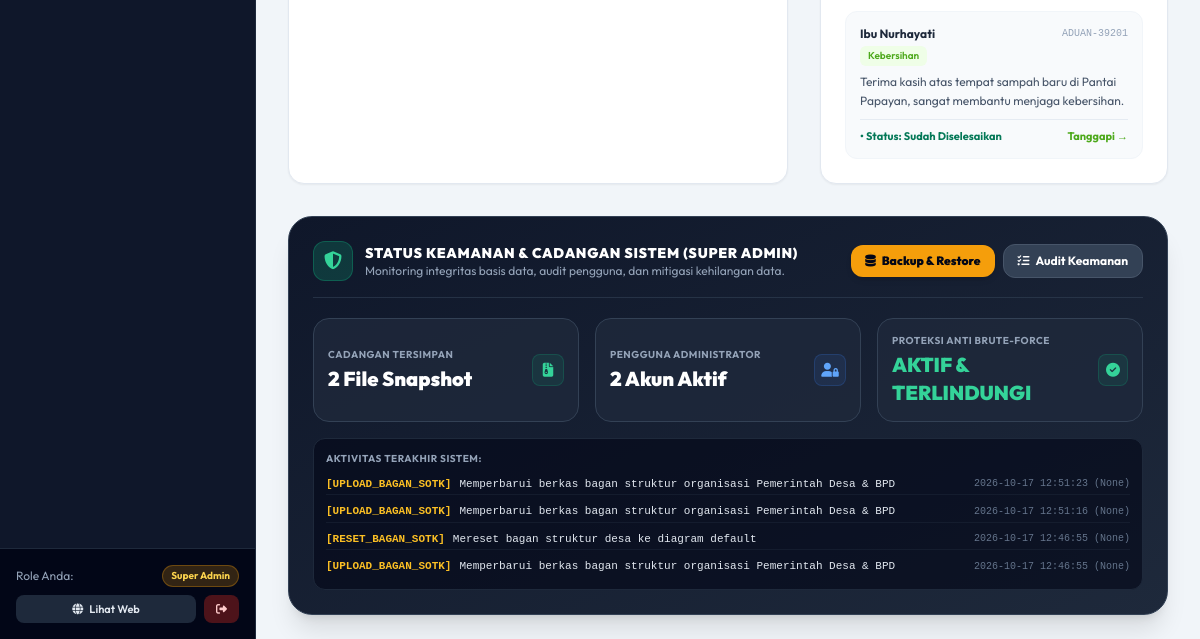
Page /admin (signed in, lower part) on the earlier database version.
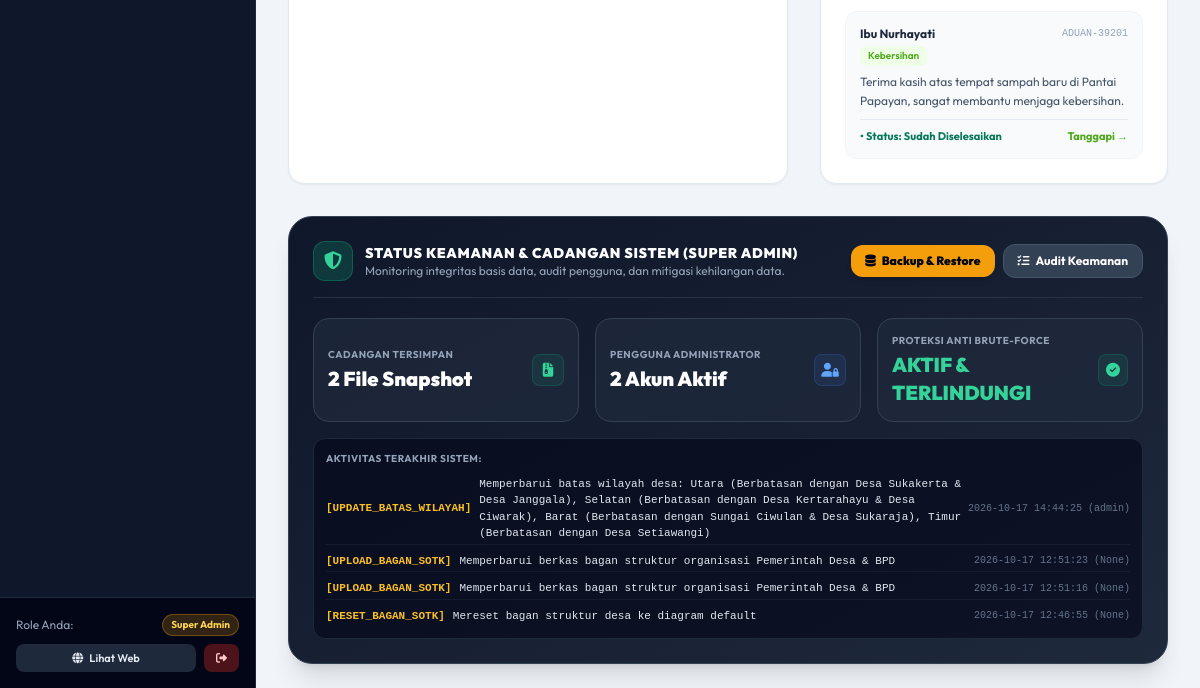
Same page on the later database version.
### tables this page shows
CREATE TABLE pengaduan (
        id INTEGER PRIMARY KEY AUTOINCREMENT,
        no_tiket TEXT UNIQUE NOT NULL,
        nama TEXT NOT NULL,
        kontak TEXT NOT NULL,
        kategori TEXT NOT NULL,
        pesan TEXT NOT NULL,
        status TEXT DEFAULT 'Menunggu',
        tanggapan_admin TEXT,
        created_at TIMESTAMP DEFAULT CURRENT_TIMESTAMP
    , lampiran TEXT, uraian_tindak_lanjut TEXT);

CREATE TABLE activity_logs (
        id INTEGER PRIMARY KEY AUTOINCREMENT,
        user_id INTEGER,
        username TEXT,
        action TEXT NOT NULL,
        details TEXT,
        ip_address TEXT,
        user_agent TEXT,
        created_at TIMESTAMP DEFAULT CURRENT_TIMESTAMP
    );

### app.py (the view)
@app.route('/admin')
@login_required
def admin_dashboard():
    conn = get_db()
    cursor = conn.cursor()
    cursor.execute("SELECT COUNT(*) FROM layanan_surat")
    total_surat = cursor.fetchone()[0] or 0
    cursor.execute("SELECT COUNT(*) FROM layanan_surat WHERE status = 'Menunggu'")
    surat_pending = cursor.fetchone()[0] or 0
    cursor.execute("SELECT COUNT(*) FROM layanan_surat WHERE status = 'Diproses'")
    surat_proses = cursor.fetchone()[0] or 0
    cursor.execute("SELECT COUNT(*) FROM layanan_surat WHERE status = 'Selesai'")
    surat_selesai = cursor.fetchone()[0] or 0
    cursor.execute("SELECT COUNT(*) FROM pengaduan")
    total_aduan = cursor.fetchone()[0] or 0
    cursor.execute("SELECT COUNT(*) FROM pengaduan WHERE status = 'Belum Ditanggapi' OR status = 'Menunggu'")
    aduan_pending = cursor.fetchone()[0] or 0
    cursor.execute("SELECT COUNT(*) FROM pengaduan WHERE status = 'Perlu Perlakuan Khusus'")
    aduan_khusus = cursor.fetchone()[0] or 0
    cursor.execute("SELECT COUNT(*) FROM pengaduan WHERE status = 'Sudah Diselesaikan' OR status = 'Selesai'")
    aduan_selesai = cursor.fetchone()[0] or 0
    cursor.execute("SELECT COUNT(*) FROM berita")
    total_berita = cursor.fetchone()[0] or 0
    cursor.execute("SELECT COUNT(*) FROM umkm")
    total_umkm = cursor.fetchone()[0] or 0
    cursor.execute("SELECT COUNT(*) FROM wisata")
    total_wisata = cursor.fetchone()[0] or 0
    cursor.execute("SELECT COUNT(*) FROM buku_publikasi")
    total_publikasi = cursor.fetchone()[0] or 0
    cursor.execute("SELECT COUNT(*) FROM perangkat_desa")
    total_perangkat = cursor.fetchone()[0] or 0
    cursor.execute("SELECT * FROM statistik WHERE total_penduduk > 0 ORDER BY tahun DESC LIMIT 1")
    stat_row = cursor.fetchone()
    if not stat_row:
        cursor.execute("SELECT * FROM statistik ORDER BY tahun DESC LIMIT 1")
        stat_row = cursor.fetchone()
    stat_penduduk = dict(stat_row or {})
    cursor.execute("SELECT COUNT(*) FROM statistik_sls WHERE tahun = ?", (stat_penduduk.get('tahun', 2026),))
    total_sls = cursor.fetchone()[0] or 26
    tahun_stat = stat_penduduk.get('tahun', 2026)
    cursor.execute("SELECT SUM(anak_stunting), SUM(jumlah_anak_balita) FROM statistik_stunting WHERE tahun = ?", (tahun_stat,))
    stunt_res = cursor.fetchone()
    total_stunting = (stunt_res[0] if stunt_res and stunt_res[0] is not None else 0)
    total_balita = (stunt_res[1] if stunt_res and stunt_res[1] is not None else 0)
    cursor.execute("SELECT SUM(anak_gizi_buruk) FROM statistik_gizi_buruk WHERE tahun = ?", (tahun_stat,))
    gizi_res = cursor.fetchone()
    total_gizi_buruk = (gizi_res[0] if gizi_res and gizi_res[0] is not None else 0)
    cursor.execute("SELECT SUM(anak_yatim), SUM(anak_piatu), SUM(yatim_piatu) FROM statistik_anak WHERE tahun = ?", (tahun_stat,))
    anak_res = cursor.fetchone()
    anak_yatim = (anak_res[0] if anak_res and anak_res[0] is not None else 0)
    anak_piatu = (anak_res[1] if anak_res and anak_res[1] is not None else 0)
    anak_yp = (anak_res[2] if anak_res and anak_res[2] is not None else 0)
    total_yatim_semua = anak_yatim + anak_piatu + anak_yp
    cursor.execute("SELECT * FROM apbdes WHERE id = 1")
    apbdes_row = cursor.fetchone()
    apbdes_data = dict(apbdes_row or {})
    cursor.execute("SELECT * FROM layanan_surat ORDER BY id DESC LIMIT 5")
    recent_surat = [dict(row) for row in cursor.fetchall()]
    cursor.execute("SELECT * FROM pengaduan ORDER BY id DESC LIMIT 5")
    recent_aduan = [dict(row) for row in cursor.fetchall()]
    cursor.execute("SELECT * FROM activity_logs ORDER BY id DESC LIMIT 4")
    recent_logs = [dict(r) for r in cursor.fetchall()]
    cursor.execute("SELECT COUNT(*) FROM users")
    total_users = cursor.fetchone()[0] or 0
    conn.close()
    backup_dir = os.path.join(os.path.dirname(__file__), 'backups')
    total_backups = len([f for f in os.listdir(backup_dir) if os.path.isfile(os.path.join(backup_dir, f))]) if os.path.exists(backup_dir) else 0
    metrics = {
        'total_surat': total_surat,
        'surat_pending': surat_pending,
        'surat_proses': surat_proses,
        'surat_selesai': surat_selesai,
        'total_aduan': total_aduan,
        'aduan_pending': aduan_pending,
        'aduan_khusus': aduan_khusus,
        'aduan_selesai': aduan_selesai,
        'total_berita': total_berita,
        'total_umkm': total_umkm,
        'total_wisata': total_wisata,
        'total_publikasi': total_publikasi,
        'total_perangkat': total_perangkat,
        'stat_penduduk': stat_penduduk,
        'total_sls': total_sls,
        'total_stunting': total_stunting,
        'total_balita': total_balita,
        'total_gizi_buruk': total_gizi_buruk,
        'total_yatim_semua': total_yatim_semua,
        'anak_yatim': anak_yatim,
        'anak_piatu': anak_piatu,
        'anak_yp': anak_yp,
        'apbdes_data': apbdes_data,
        'total_users': total_users,
        'total_backups': total_backups
    }
    return render_template(
        'admin/dashboard.html',
        metrics=metrics,
        recent_surat=recent_surat,
        recent_aduan=recent_aduan,
        recent_logs=recent_logs
    )

### app.py (called while the page is built)
@app.after_request
def apply_security_headers(response):
    response.headers['X-Content-Type-Options'] = 'nosniff'
    response.headers['X-Frame-Options'] = 'SAMEORIGIN'
    response.headers['X-XSS-Protection'] = '1; mode=block'
    response.headers['Referrer-Policy'] = 'strict-origin-when-cross-origin'
    response.headers['Permissions-Policy'] = 'geolocation=(self)'
    return response

@app.context_processor
def inject_global_data():
    data = {
        'is_superadmin': session.get('role') == 'superadmin',
        'current_role': session.get('role', 'tamu'),
        'current_nama': session.get('nama', 'Pengguna')
    }
    try:
        conn = get_db()
        cursor = conn.cursor()
        cursor.execute("SELECT * FROM profil_desa WHERE id = 1")
        row = cursor.fetchone()
        data['profil_global'] = dict(row or {})
        cursor.execute("SELECT * FROM running_texts WHERE is_active = 1 ORDER BY urutan ASC, id ASC")
        data['running_texts_global'] = [dict(r) for r in cursor.fetchall()]
        conn.close()
    except Exception:
        data['profil_global'] = {}
        data['running_texts_global'] = []
    return data

def login_required(f):
    @wraps(f)
    def decorated_function(*args, **kwargs):
        if 'user_id' not in session:
            flash('Silakan login terlebih dahulu untuk mengakses panel admin.', 'warning')
            return redirect(url_for('admin_login'))
        return f(*args, **kwargs)
    return decorated_function

### database.py (called while the page is built)
def get_db():
    conn = sqlite3.connect(DB_PATH)
    conn.row_factory = sqlite3.Row
    return conn

### templates/admin/dashboard.html (shortened to what this page needs)
{% extends "base_admin.html" %}
{% block content %}
<div class="space-y-8">
          {% set selisih = (metrics.apbdes_data.pendapatan_total or 0) - (metrics.apbdes_data.belanja_total or 0) %}
  <div class="grid grid-cols-1 lg:grid-cols-12 gap-8">
    <div class="lg:col-span-7 bg-white rounded-2xl border border-slate-200 p-6 shadow-sm">
    </div>
    <div class="lg:col-span-5 bg-white rounded-2xl border border-slate-200 p-6 shadow-sm">
      <div class="space-y-3">
        {% for a in recent_aduan %}
        <div class="p-3.5 rounded-xl bg-slate-50 border border-slate-100 text-xs hover:border-purple-200 transition">
          <div class="flex items-center justify-between mb-1">
            <span class="font-bold text-slate-800">{{ a.nama }}</span>
            <span class="text-[10px] font-mono text-slate-400">{{ a.no_tiket }}</span>
          </div>
          <span class="inline-block text-[10px] font-semibold text-brand-700 bg-brand-50 px-2 py-0.5 rounded-md mb-1.5">{{ a.kategori }}</span>
          <p class="text-slate-600 line-clamp-2 leading-relaxed">{{ a.pesan }}</p>
          <div class="mt-2 pt-2 border-t border-slate-200/80 flex items-center justify-between text-[11px]">
            <span class="font-bold {% if a.status == 'Sudah Diselesaikan' or a.status == 'Selesai' %}text-emerald-700{% elif a.status == 'Perlu Perlakuan Khusus' %}text-amber-700{% else %}text-rose-700{% endif %}">
              • Status: {{ a.status }}
            </span>
            <a href="{{ url_for('admin_pengaduan') }}" class="text-brand-700 font-bold hover:underline">Tanggapi &rarr;</a>
          </div>
        </div>
        {% else %}
        <p class="text-xs text-slate-400 text-center py-8">Belum ada aspirasi atau pengaduan warga.</p>
        {% endfor %}
      </div>
    </div>
  </div>
  {% if session.get('role') == 'superadmin' %}
  <div class="bg-gradient-to-br from-slate-900 to-slate-800 rounded-3xl p-6 text-white shadow-xl border border-slate-700">
    <div class="flex flex-col sm:flex-row sm:items-center justify-between gap-4 pb-4 border-b border-slate-700/60 mb-5">
      <div class="flex items-center gap-3">
        <span class="w-10 h-10 rounded-xl bg-emerald-500/20 text-emerald-400 flex items-center justify-center text-lg border border-emerald-500/30">
          <i class="fa-solid fa-shield-halved"></i>
        </span>
        <div>
          <h3 class="text-sm font-black text-white uppercase tracking-wider">Status Keamanan & Cadangan Sistem (Super Admin)</h3>
          <p class="text-xs text-slate-400">Monitoring integritas basis data, audit pengguna, dan mitigasi kehilangan data.</p>
        </div>
      </div>
      <div class="flex items-center gap-2">
        <a href="{{ url_for('admin_backup') }}" class="px-3.5 py-2 rounded-xl bg-amber-500 hover:bg-amber-600 text-slate-950 font-black text-xs transition flex items-center gap-1.5 shadow-md">
          <i class="fa-solid fa-database"></i> Backup & Restore
        </a>
        <a href="{{ url_for('admin_keamanan') }}" class="px-3.5 py-2 rounded-xl bg-slate-700 hover:bg-slate-600 text-white font-bold text-xs transition flex items-center gap-1.5 border border-slate-600">
          <i class="fa-solid fa-list-check"></i> Audit Keamanan
        </a>
      </div>
    </div>
    <div class="grid grid-cols-1 md:grid-cols-3 gap-4 mb-4 text-xs">
      <div class="p-3.5 rounded-2xl bg-slate-800/80 border border-slate-700 flex items-center justify-between">
        <div>
          <span class="text-slate-400 text-[10px] uppercase font-bold tracking-wider block">Cadangan Tersimpan</span>
          <span class="text-xl font-black text-white block mt-0.5">{{ metrics.total_backups }} File Snapshot</span>
        </div>
        <span class="w-8 h-8 rounded-lg bg-emerald-500/10 text-emerald-400 flex items-center justify-center text-sm border border-emerald-500/20">
          <i class="fa-solid fa-file-zipper"></i>
        </span>
      </div>
      <div class="p-3.5 rounded-2xl bg-slate-800/80 border border-slate-700 flex items-center justify-between">
        <div>
          <span class="text-slate-400 text-[10px] uppercase font-bold tracking-wider block">Pengguna Administrator</span>
          <span class="text-xl font-black text-white block mt-0.5">{{ metrics.total_users }} Akun Aktif</span>
        </div>
        <span class="w-8 h-8 rounded-lg bg-blue-500/10 text-blue-400 flex items-center justify-center text-sm border border-blue-500/20">
          <i class="fa-solid fa-user-lock"></i>
        </span>
      </div>
      <div class="p-3.5 rounded-2xl bg-slate-800/80 border border-slate-700 flex items-center justify-between">
        <div>
          <span class="text-slate-400 text-[10px] uppercase font-bold tracking-wider block">Proteksi Anti Brute-Force</span>
          <span class="text-xl font-black text-emerald-400 block mt-0.5">AKTIF & TERLINDUNGI</span>
        </div>
        <span class="w-8 h-8 rounded-lg bg-emerald-500/10 text-emerald-400 flex items-center justify-center text-sm border border-emerald-500/20">
          <i class="fa-solid fa-circle-check"></i>
        </span>
      </div>
    </div>
    {% if recent_logs %}
    <div class="rounded-xl bg-slate-950/60 p-3 border border-slate-800">
      <span class="text-[10px] uppercase tracking-wider font-bold text-slate-400 block mb-2">Aktivitas Terakhir Sistem:</span>
      <div class="space-y-1.5 text-[11px] font-mono">
        {% for log in recent_logs %}
        <div class="flex items-center justify-between text-slate-300 py-0.5 border-b border-slate-800/50 last:border-none">
          <span class="flex items-center gap-2">
            <span class="text-amber-400 font-bold">[{{ log.action }}]</span>
            <span class="text-slate-200">{{ log.details or '-' }}</span>
          </span>
          <span class="text-slate-500 text-[10px] whitespace-nowrap">{{ log.created_at }} ({{ log.username }})</span>
        </div>
        {% endfor %}
      </div>
    </div>
    {% endif %}
  </div>
  {% endif %}
</div>
{% endblock %}

### templates/base_admin.html (shortened to what this page needs)
<!DOCTYPE html>
<html lang="id">
<head>
  <link rel="stylesheet" href="https://cdnjs.cloudflare.com/ajax/libs/font-awesome/6.5.1/css/all.min.css" />
  <script src="https://cdn.tailwindcss.com"></script>
</head>
<body class="bg-slate-100 text-slate-800 antialiased flex h-screen overflow-hidden">
  <aside class="w-64 bg-slate-900 text-slate-300 flex flex-col flex-shrink-0 border-r border-slate-800 transition-all duration-300">
    <nav class="flex-1 overflow-y-auto px-4 py-5 space-y-1 text-xs font-semibold">
    </nav>
    <div class="p-4 bg-slate-950 border-t border-slate-800 text-xs">
      <div class="flex items-center justify-between mb-2">
        <span class="text-slate-400">Role Anda:</span>
        {% if session.get('role') == 'superadmin' %}
          <span class="px-2 py-0.5 rounded-full bg-amber-500/20 text-amber-300 font-bold text-[10px] border border-amber-500/30">Super Admin</span>
        {% else %}
          <span class="px-2 py-0.5 rounded-full bg-blue-500/20 text-blue-300 font-bold text-[10px] border border-blue-500/30">Admin Operator</span>
        {% endif %}
      </div>
      <div class="flex items-center gap-2">
        <a href="{{ url_for('index') }}" target="_blank" class="flex-1 text-center py-1.5 rounded-lg bg-slate-800 hover:bg-slate-700 text-slate-200 font-semibold text-[11px] transition">
          <i class="fa-solid fa-globe mr-1"></i> Lihat Web
        </a>
        <a href="{{ url_for('admin_logout') }}" class="px-3 py-1.5 rounded-lg bg-red-900/60 hover:bg-red-800 text-red-200 font-semibold text-[11px] transition" title="Logout">
          <i class="fa-solid fa-right-from-bracket"></i>
        </a>
      </div>
    </div>
  </aside>
  <div class="flex-1 flex flex-col h-screen overflow-hidden">
    <main class="flex-1 overflow-y-auto px-8 py-6">
      {% block content %}{% endblock %}
    </main>
  </div>
</body>
</html>

### templates/base_admin.html (style rules this page uses)
body { font-family: 'Outfit', sans-serif; }

Differences in the rows shown:
no longer on this page (row unchanged): activity_logs: action "UPLOAD_BAGAN_SOTK", details "Memperbarui berkas bagan struktur organisasi Pemerintah Desa & BPD", created_at "2026-10-17 12:46:55", username "None"
added activity_logs: action "UPDATE_BATAS_WILAYAH", details "Memperbarui batas wilayah desa: Utara (Berbatasan dengan Desa Sukakerta & Desa Janggala), Selatan (Berbatasan dengan Desa Kertarahayu & Desa Ciwarak), Barat (Berbatasan dengan Sungai Ciwulan & Desa Sukaraja), Timur (Berbatasan dengan Desa Setiawangi)", created_at "2026-10-17 14:44:25", username "admin"
